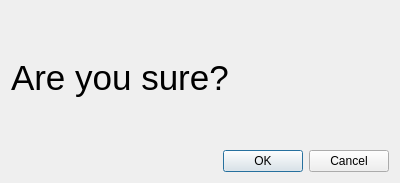
<?xml version="1.0" encoding="UTF-8"?>
<ui version="4.0">
 <class>SureDialog</class>
 <widget class="QDialog" name="SureDialog">
  <property name="geometry">
   <rect>
    <x>0</x>
    <y>0</y>
    <width>400</width>
    <height>183</height>
   </rect>
  </property>
  <property name="windowTitle">
   <string>Dialog</string>
  </property>
  <layout class="QVBoxLayout" name="verticalLayout">
   <item>
    <widget class="QLabel" name="label">
     <property name="font">
      <font>
       <pointsize>26</pointsize>
      </font>
     </property>
     <property name="text">
      <string>Are you sure?</string>
     </property>
    </widget>
   </item>
   <item>
    <layout class="QHBoxLayout" name="horizontalLayout">
     <item>
      <spacer name="horizontalSpacer">
       <property name="orientation">
        <enum>Qt::Horizontal</enum>
       </property>
       <property name="sizeHint" stdset="0">
        <size>
         <width>379</width>
         <height>20</height>
        </size>
       </property>
      </spacer>
     </item>
     <item>
      <widget class="QPushButton" name="okButton">
       <property name="text">
        <string>OK</string>
       </property>
      </widget>
     </item>
     <item>
      <widget class="QPushButton" name="cancelButton">
       <property name="text">
        <string>Cancel</string>
       </property>
      </widget>
     </item>
    </layout>
   </item>
  </layout>
 </widget>
 <resources/>
 <connections/>
</ui>
